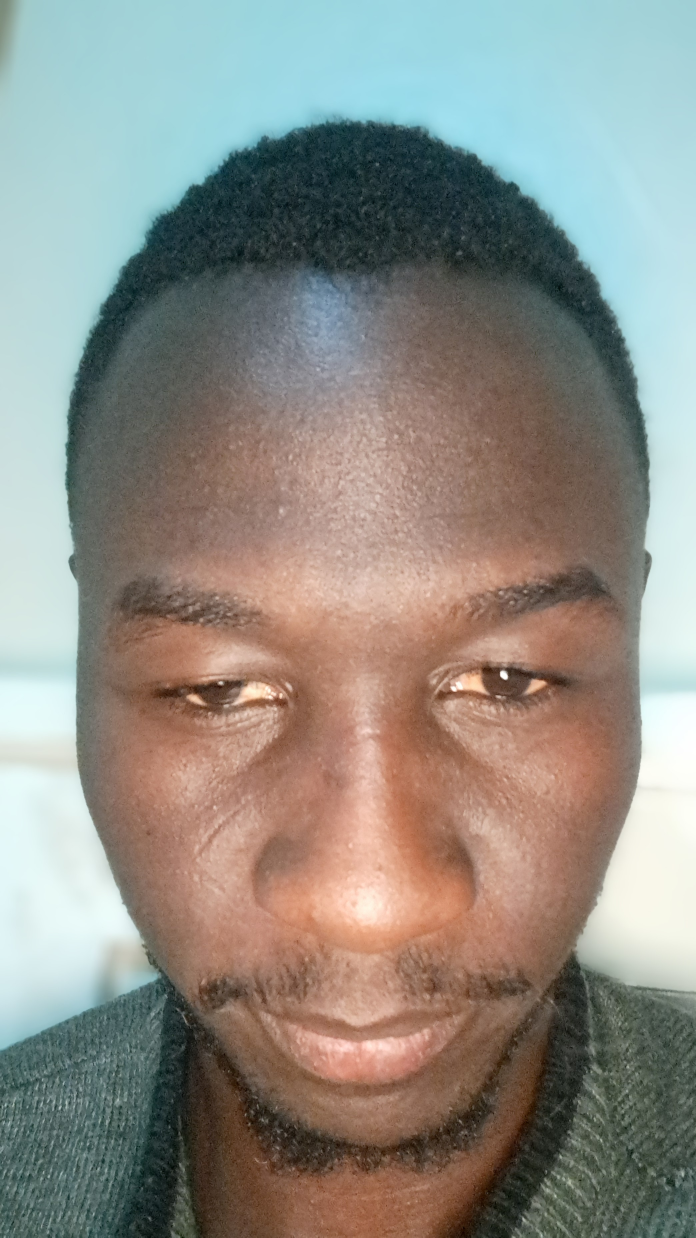
#> input picture Selfie & id data - public sample/1/archive_selfies/10_old.jpeg, 2088 x 3712 px (shown at 1/3 size)
$ python -i face_utils.py   (imports and definitions only)
#> lines starting #> are read from the running program, lines starting #| are printed output that depends on the picture
import numpy as np
import cv2
from PIL import Image
import io
from typing import Tuple, Optional


TARGET_SIZE  = (128, 128)
HAAR_FRONTAL = cv2.data.haarcascades + "haarcascade_frontalface_default.xml"
HAAR_PROFILE = cv2.data.haarcascades + "haarcascade_profileface.xml"
HAAR_EYE     = cv2.data.haarcascades + "haarcascade_eye.xml"

def load_image_from_bytes(image_bytes: bytes) -> np.ndarray:
    pil_img = Image.open(io.BytesIO(image_bytes)).convert("RGB")
    return cv2.cvtColor(np.array(pil_img), cv2.COLOR_RGB2GRAY)


def load_image_from_pil(pil_image: Image.Image) -> np.ndarray:
    return cv2.cvtColor(np.array(pil_image.convert("RGB")), cv2.COLOR_RGB2GRAY)


def detect_face(gray_image: np.ndarray) -> Optional[Tuple[int, int, int, int]]:
    for cascade_path in [HAAR_FRONTAL, HAAR_PROFILE]:
        cascade = cv2.CascadeClassifier(cascade_path)
        faces   = cascade.detectMultiScale(gray_image, scaleFactor=1.1, minNeighbors=5, minSize=(30, 30))
        if len(faces) > 0:
            return tuple(sorted(faces, key=lambda f: f[2] * f[3], reverse=True)[0])
    return None

def detect_eyes_and_angle(gray_crop: np.ndarray) -> Tuple[float, bool]:
    eye_cascade = cv2.CascadeClassifier(HAAR_EYE)
    eyes = eye_cascade.detectMultiScale(gray_crop, scaleFactor=1.1, minNeighbors=5, minSize=(10, 10))

    if len(eyes) == 2:
        # Sort by x coordinate (left eye first)
        eyes = sorted(eyes, key=lambda e: e[0])
        ex1, ey1, ew1, eh1 = eyes[0]
        ex2, ey2, ew2, eh2 = eyes[1]

        # Calculate centers
        cx1, cy1 = ex1 + ew1//2, ey1 + eh1//2
        cx2, cy2 = ex2 + ew2//2, ey2 + eh2//2

        dy = cy2 - cy1
        dx = cx2 - cx1
        angle = np.degrees(np.arctan2(dy, dx))
        # Valid angles shouldn't be upside down, clamp it reasonably (-30 to 30)
        if -30.0 <= angle <= 30.0:
            return angle, True
    return 0.0, False


def crop_face(gray_image: np.ndarray, bbox: Tuple[int, int, int, int], padding: float = -0.08) -> np.ndarray:
    x, y, w, h = bbox
    H, W = gray_image.shape
    # padding negatif berarti kita MEMOTONG ke dalam (mengecilkan kotak)
    # Ini disebut "Inner-Face Cropping" untuk membuang background dan rambut
    x1 = max(0, x - int(w * padding))
    y1 = max(0, y - int(h * padding))
    x2 = min(W, x + w + int(w * padding))
    y2 = min(H, y + h + int(h * padding))
    return gray_image[y1:y2, x1:x2]


def apply_gaussian_blur(image: np.ndarray, kernel_size: int = 3) -> np.ndarray:
    return cv2.GaussianBlur(image, (kernel_size, kernel_size), 0)


def apply_elliptical_mask(image: np.ndarray) -> np.ndarray:
    h, w = image.shape[:2]
    mask = np.zeros((h, w), dtype=np.uint8)
    center = (w // 2, h // 2)
    axes = (int(w * 0.35), int(h * 0.45))

    cv2.ellipse(mask, center, axes, 0, 0, 360, 255, -1)
    return cv2.bitwise_and(image, image, mask=mask)


def preprocess_face(
    gray_image: np.ndarray,
    detect: bool = True,
    target_size: Tuple[int, int] = TARGET_SIZE,
    blur: bool = False,
    force_angle: Optional[float] = None,
    pre_bbox: Optional[Tuple[int, int, int, int]] = None
) -> Tuple[np.ndarray, dict]:
    info = {
        "face_detected": False,
        "bbox": None,
        "eye_aligned": False,
        "angle_used": 0.0,
        "steps": {"original_gray": gray_image.copy()}
    }
    face_crop = gray_image

    if detect:
        bbox = pre_bbox if pre_bbox is not None else detect_face(gray_image)
        if bbox is not None:
            info["face_detected"] = True
            info["bbox"] = bbox
            face_crop = crop_face(gray_image, bbox)
            info["steps"]["crop"] = face_crop.copy()

    angle_to_use = 0.0
    if force_angle is not None:
        angle_to_use = force_angle
    elif info["face_detected"]:
        detected_angle, eye_success = detect_eyes_and_angle(face_crop)
        if eye_success:
            angle_to_use = detected_angle
            info["eye_aligned"] = True

    info["angle_used"] = angle_to_use

    if angle_to_use != 0.0:
        h, w = face_crop.shape[:2]
        center = (w // 2, h // 2)
        M = cv2.getRotationMatrix2D(center, angle_to_use, 1.0)
        face_crop = cv2.warpAffine(face_crop, M, (w, h), flags=cv2.INTER_LINEAR, borderMode=cv2.BORDER_REPLICATE)
        info["steps"]["aligned"] = face_crop.copy()

    clahe = cv2.createCLAHE(clipLimit=2.0, tileGridSize=(8, 8))
    face_crop = clahe.apply(face_crop)
    info["steps"]["equalized"] = face_crop.copy()

    if blur:
        face_crop = apply_gaussian_blur(face_crop)

    resized = cv2.resize(face_crop, target_size, interpolation=cv2.INTER_AREA)
    info["steps"]["final"] = resized.copy()

    normalized = resized.astype(np.float64) / 255.0
    return normalized, info


def draw_face_box(original_image: np.ndarray, bbox: Tuple[int, int, int, int]) -> np.ndarray:
    display = cv2.cvtColor(original_image, cv2.COLOR_GRAY2RGB) if original_image.ndim == 2 else original_image.copy()
    x, y, w, h = bbox
    cv2.rectangle(display, (x, y), (x + w, y + h), (0, 255, 100), 2)
    return display

>>> import cv2
>>> picture = cv2.imread('../../Selfie & id data - public sample/1/archive_selfies/10_old.jpeg', cv2.IMREAD_GRAYSCALE)
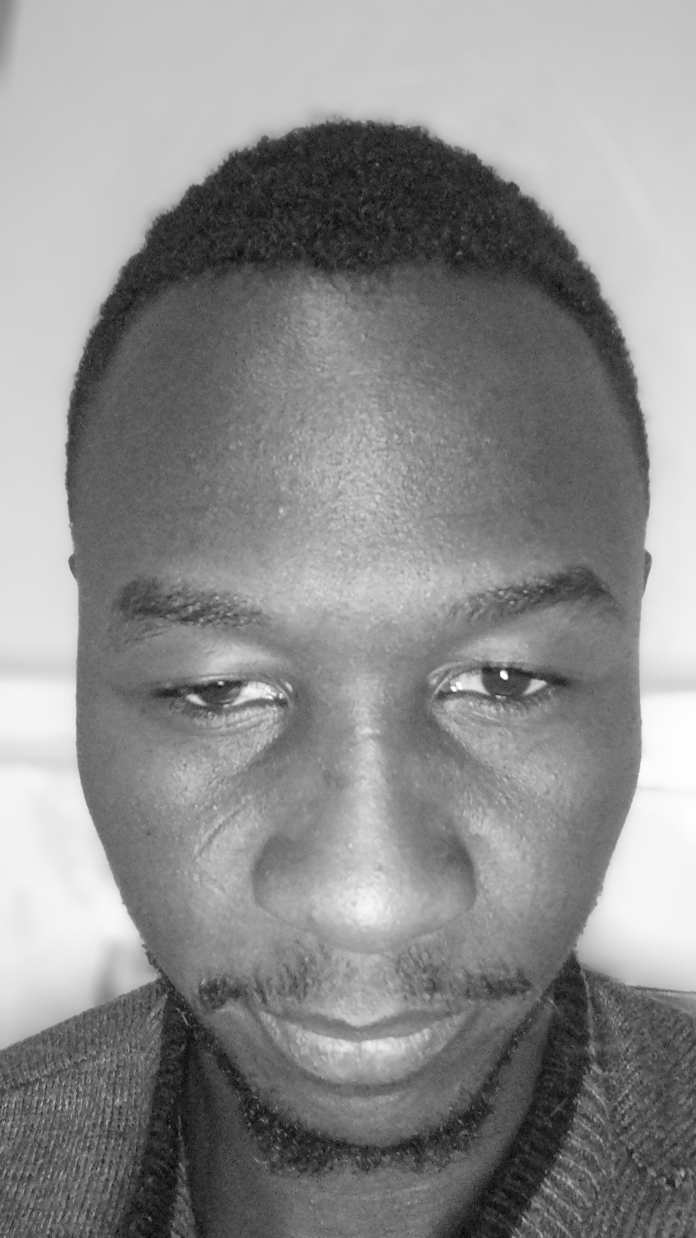
#> picture: shape (3712, 2088) (shown at 1/3 size); min 0, max 255, mean 140.6
>>> result = preprocess_face(picture)
#> in preprocess_face, `bbox = pre_bbox if pre_bbox is not None else detect_face(gray_image)`: bbox = (1232, 1524, 767, 767)
#> in crop_face, `x, y, w, h = bbox`: x = 1232; y = 1524; w = 767
#> in crop_face, `x1 = max(0, x - int(w * padding))`: x1 = 1293
#> in crop_face, `y1 = max(0, y - int(h * padding))`: y1 = 1585
#> in crop_face, `x2 = min(W, x + w + int(w * padding))`: x2 = 1938
#> in crop_face, `y2 = min(H, y + h + int(h * padding))`: y2 = 2230
#> in crop_face, `return gray_image[y1:y2, x1:x2]`:
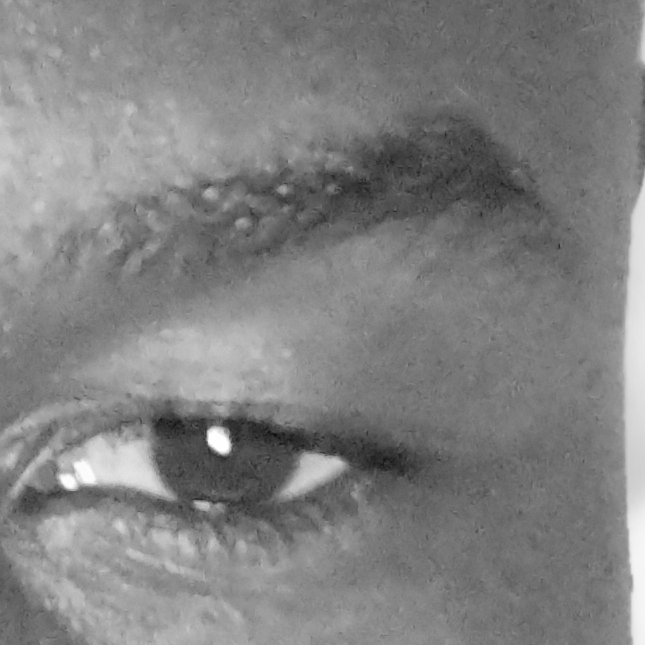
#> returned value: shape (645, 645); min 9, max 255, mean 128.6
#> in detect_eyes_and_angle, `eyes = eye_cascade.detectMultiScale(gray_crop, scaleFactor=1.1, minNei..`: eyes = ()
#> in preprocess_face, `detected_angle, eye_success = detect_eyes_and_angle(face_crop)`: detected_angle = 0; eye_success = False
#> in preprocess_face, `face_crop = clahe.apply(face_crop)`:
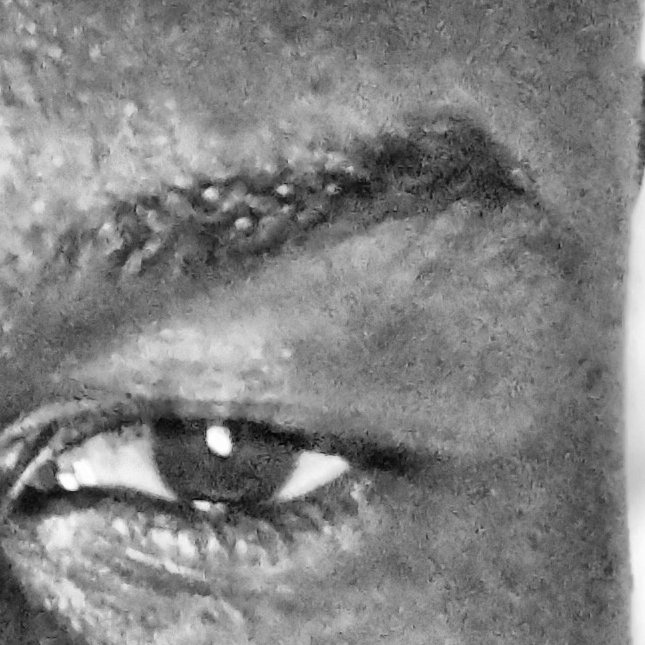
#> face_crop: shape (645, 645); min 3, max 255, mean 129.5
#> in preprocess_face, `resized = cv2.resize(face_crop, target_size, interpolation=cv2.INTER_A..`:
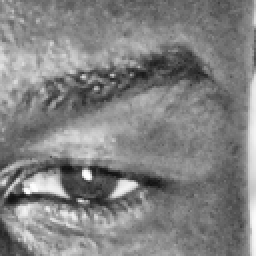
#> resized: shape (128, 128) (shown 2 times larger); min 16, max 253, mean 129.5

$ run again, on Selfie & id data - public sample/1/archive_selfies/6_old.jpeg
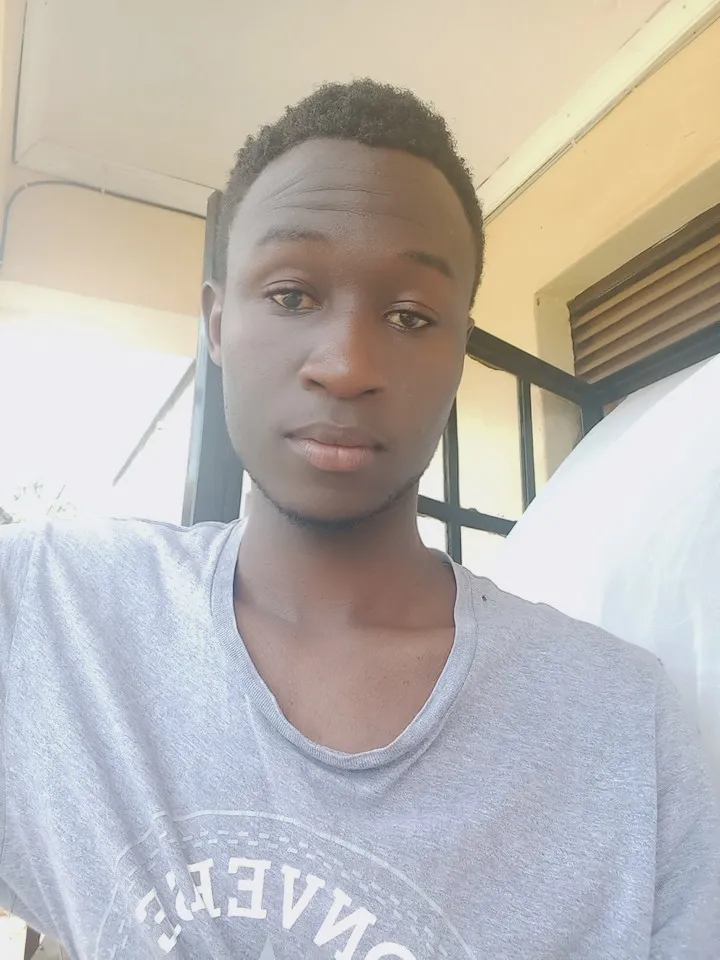
#> input picture Selfie & id data - public sample/1/archive_selfies/6_old.jpeg, 720 x 960 px
#> the loop in detect_face, `for cascade_path in [HAAR_FRONTAL, HAAR_PROFILE]:` made 1 pass
#> faces on pass 1: [[192, 192, 304, 304]]
#> bbox = (192, 192, 304, 304)
#> in crop_face, `x, y, w, h = bbox`: x = 192; w = 304
#> x1 = 216
#> x2 = 472
#> in crop_face, `return gray_image[y1:y2, x1:x2]`:
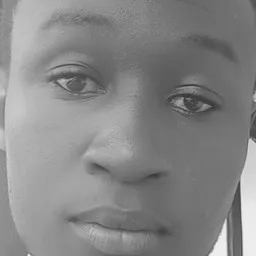
#> returned value: shape (256, 256); min 49, max 245, mean 134.5
#> in detect_eyes_and_angle, `eyes = eye_cascade.detectMultiScale(gray_crop, scaleFactor=1.1, minNei..`: eyes = [[154, 69, 67, 67], [37, 43, 75, 75]]
#> in detect_eyes_and_angle, `eyes = sorted(eyes, key=lambda e: e[0])`: eyes = [[37, 43, 75, 75], [154, 69, 67, 67]]
#> ex1 = 37; ey1 = 43; ew1 = 75
#> ex2 = 154; ey2 = 69; ew2 = 67
#> cx1 = 74; cy1 = 80
#> cx2 = 187; cy2 = 102
#> dy = 22
#> dx = 113
#> angle = 11.02
#> eye_success = True
#> angle_to_use = 11.02
#> M = [[0.982, 0.191, -22.1], [-0.191, 0.982, 26.82]]
#> in preprocess_face, `face_crop = clahe.apply(face_crop)`:
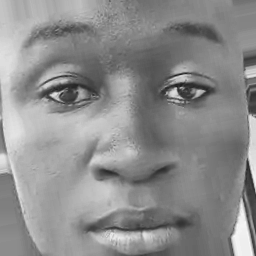
#> face_crop: shape (256, 256); min 30, max 248, mean 140.6

$ run again, on Selfie & id data - public sample/1/archive_selfies/7_old.jpeg
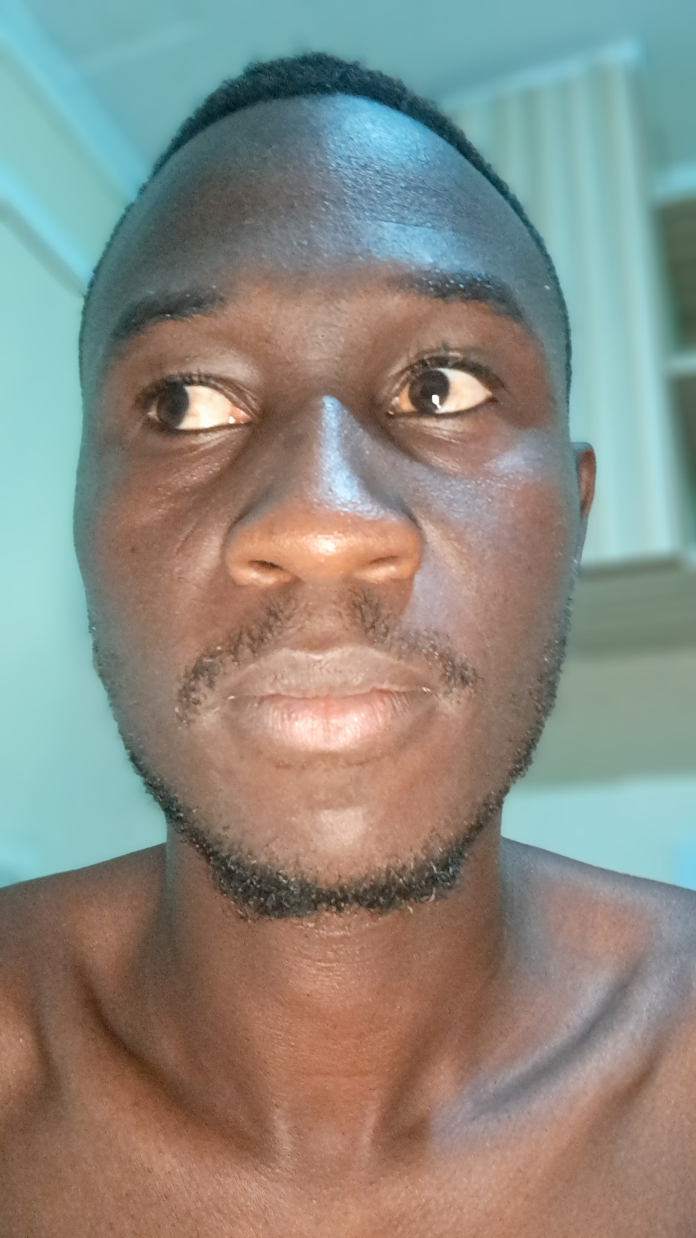
#> input picture Selfie & id data - public sample/1/archive_selfies/7_old.jpeg, 2088 x 3712 px (shown at 1/3 size)
#> in preprocess_face, `face_crop = clahe.apply(face_crop)`:
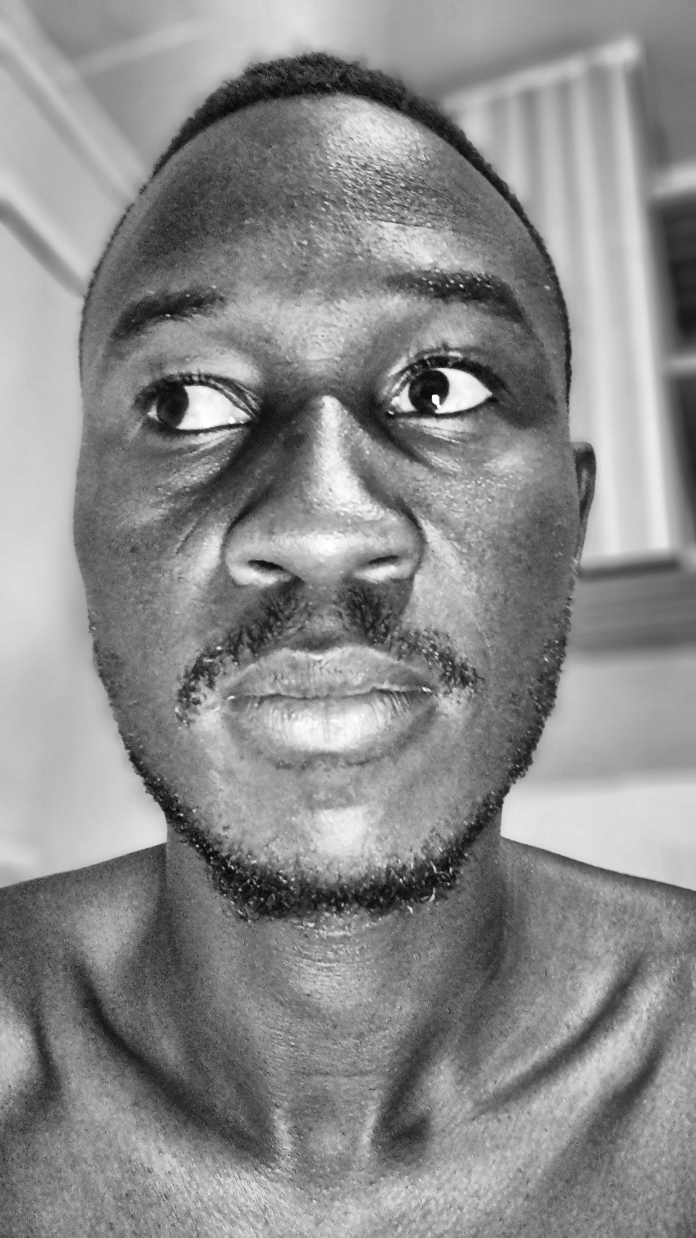
#> face_crop: shape (3712, 2088) (shown at 1/3 size); min 1, max 255, mean 139.1
#> in preprocess_face, `resized = cv2.resize(face_crop, target_size, interpolation=cv2.INTER_A..`:
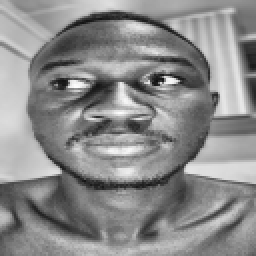
#> resized: shape (128, 128) (shown 2 times larger); min 15, max 253, mean 139.1

$ run again, on Selfie & id data - public sample/1/archive_selfies/8_old.jpeg
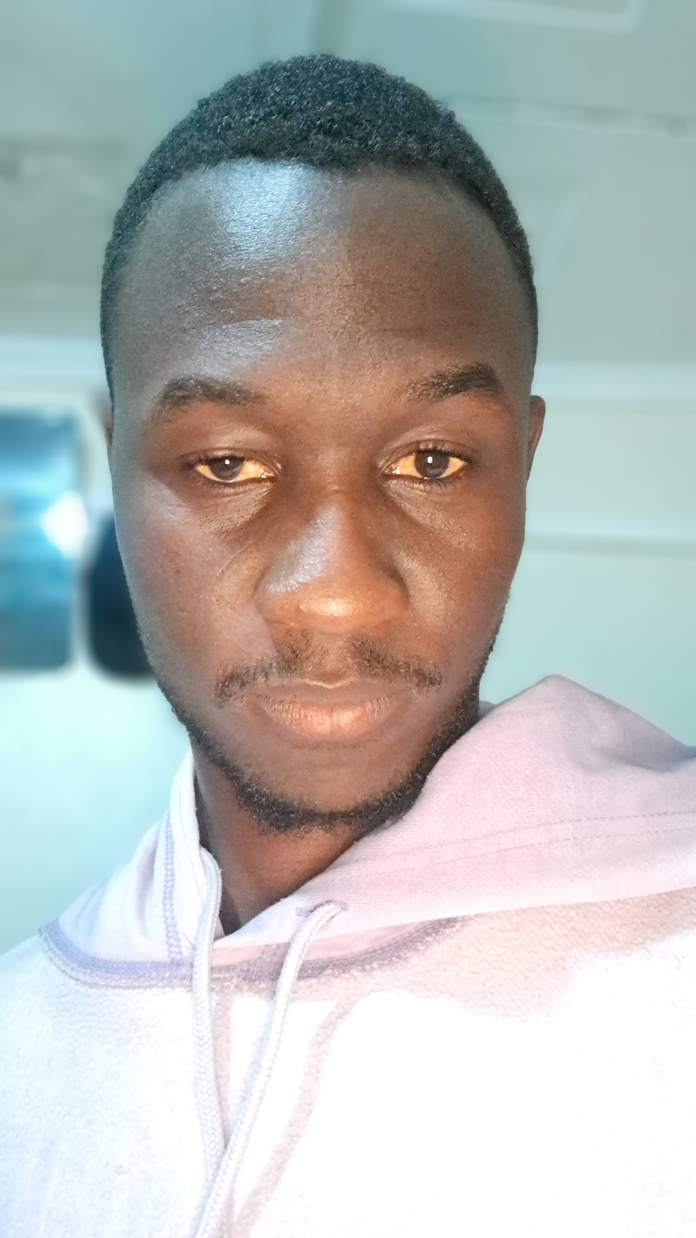
#> input picture Selfie & id data - public sample/1/archive_selfies/8_old.jpeg, 2088 x 3712 px (shown at 1/3 size)
#> the loop in detect_face, `for cascade_path in [HAAR_FRONTAL, HAAR_PROFILE]:` made 1 pass
#> faces on pass 1: [[1226, 1741, 120, 120], [1128, 1377, 154, 154]]
#> bbox = (1128, 1377, 154, 154)
#> x = 1128; y = 1377; w = 154
#> x1 = 1140
#> y1 = 1389
#> x2 = 1270
#> y2 = 1519
#> in crop_face, `return gray_image[y1:y2, x1:x2]`:
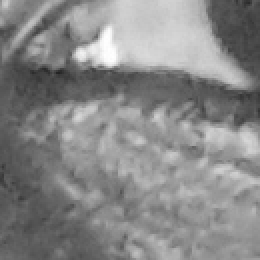
#> returned value: shape (130, 130) (shown 2 times larger); min 35, max 255, mean 135.5
#> eyes = ()
#> detected_angle = 0; eye_success = False
#> in preprocess_face, `resized = cv2.resize(face_crop, target_size, interpolation=cv2.INTER_A..`:
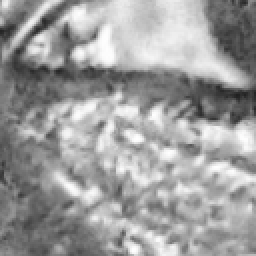
#> resized: shape (128, 128) (shown 2 times larger); min 32, max 255, mean 156.9
